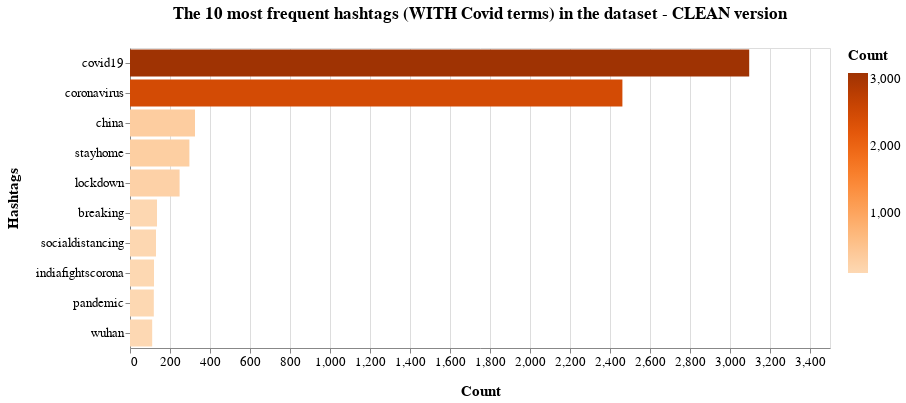

Notebook cell for this chart:
### Markdown cell above
In order to have a better bar chart some hashtags with a similar meaning have been deleted, the result is the following:

### Code cell
l2 = ["covid2019","staysafe","stayathome","covid_19","covidー19","covid","corona","coronavirusoutbreak"]
l3 = [x for x in cmt_list_covid if x not in l2]

clean_out = dict(nltk.FreqDist(l3))


clean_df = pd.DataFrame.from_dict(clean_out, orient='index').reset_index()
clean_df = clean_df.rename(columns={'index':'Hashtags', 0:'Count'})
#print(df)
#alt.renderers.enable('altair_viewer',inline=True)

#range=['#fdecec','#E46060','#ec4545','#e81616','#b91212','#b91212','#5c0909']
clean_chart = alt.Chart(
    clean_df
).mark_bar().encode(
    x=alt.X('Count:Q'),
    y=alt.Y('Hashtags:N',sort='-x'),
    color=alt.Color('Count:Q',scale=alt.Scale(scheme="oranges"))
).transform_window(
    rank='rank(Count)',
    sort=[alt.SortField('Count', order='descending')]
).transform_filter(
    (alt.datum.rank <= 10)
).properties(
    width=700,
    height=300,
    title = "The 10 most frequent hashtags (WITH Covid terms) in the dataset - CLEAN version"
).configure_title(
    fontSize=17,
    offset=25
).configure_axis(
    labelFontSize=13,
    titleFontSize=15,
    titlePadding=15
).configure_legend(
    gradientThickness=20,
    titleFontSize=15,
    labelFontSize=13,
    titlePadding=10
)

clean_chart

### Figure 1 — Vega-Lite specification as saved in the notebook (floating-point values rounded to 4 significant figures; data arrays with more than 128 entries replaced by an {"elided": "..."} marker saying what was removed)
{"config": {"view": {"continuousWidth": 400, "continuousHeight": 300}, "axis": {"labelFontSize": 13, "titleFontSize": 15, "titlePadding": 15}, "legend": {"gradientThickness": 20, "labelFontSize": 13, "titleFontSize": 15, "titlePadding": 10}, "title": {"fontSize": 17, "offset": 25}}, "data": {"name": "data-7125195f23a1a1acccd91e9653cf3644"}, "mark": "bar", "encoding": {"color": {"type": "quantitative", "field": "Count", "scale": {"scheme": "oranges"}}, "x": {"type": "quantitative", "field": "Count"}, "y": {"type": "nominal", "field": "Hashtags", "sort": "-x"}}, "height": 300, "title": "The 10 most frequent hashtags (WITH Covid terms) in the dataset - CLEAN version", "transform": [{"window": [{"op": "rank", "field": "Count", "as": "rank"}], "sort": [{"field": "Count", "order": "descending"}]}, {"filter": "(datum.rank <= 10)"}], "width": 700, "$schema": "https://vega.github.io/schema/vega-lite/v4.8.1.json", "datasets": {"data-7125195f23a1a1acccd91e9653cf3644": {"elided": "19485 records"}}}
